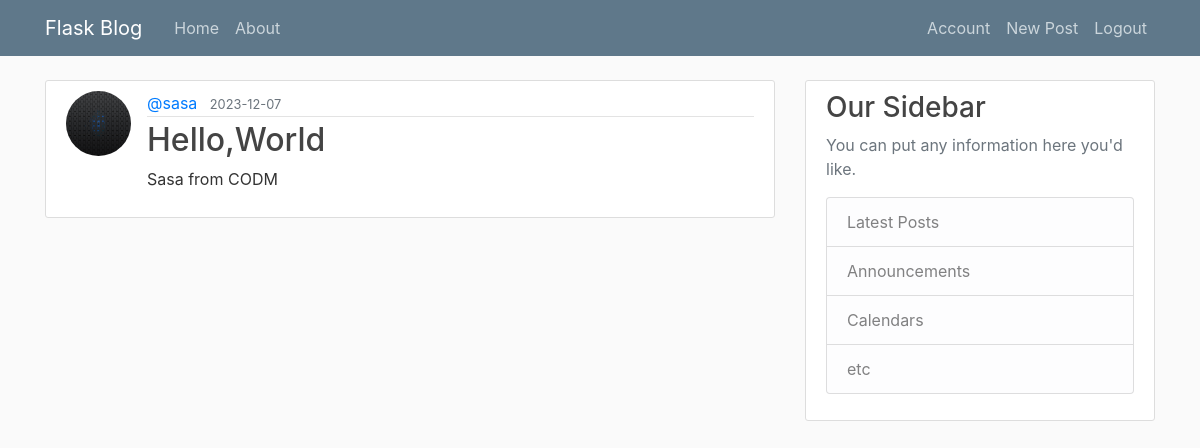
Page /post/29 (signed in) on the committed database.
### flaskblog/models.py (models this page shows, shortened)
class User(db.Model, UserMixin):
   id = db.Column(db.Integer, primary_key=True)
   username = db.Column(db.String(20), unique=True, nullable=False)
   email = db.Column(db.String(120), unique=True, nullable=False)
   password = db.Column(db.String(60), nullable=False)
   image_file = db.Column(
      db.String(120), nullable=False, default="default.jpg")
   posts = db.relationship('Post', backref="author", lazy=True)

class Post(db.Model):
   id = db.Column(db.Integer, primary_key=True)
   title = db.Column(db.String(100), nullable=False)
   date_posted = db.Column(db.DateTime,
                           nullable=False,
                           default=datetime.utcnow)
   content = db.Column(db.Text, nullable=False)
   user_id = db.Column(db.Integer, db.ForeignKey('user.id'), nullable=False)

### flaskblog/auth.py (the view)
@auth.route('/post/<int:post_id>')
@login_required
def post(post_id):
    post = Post.query.get_or_404(post_id)
    return render_template('post.html', title=post.title, post=post, user=current_user)

### flaskblog/templates/post.html (shortened to what this page needs)
<!DOCTYPE html>
{% extends 'layout.html' %}
{% block content %}
<article class="media content-section">
	<img src="{{ url_for('static',filename='img/' + post.author.image_file) }}" class="rounded-circle article-img">
	<div class="media-body">
		<div class="article-metadata" style="display :flex;justify-content:space-between;align-items:center">
			<div>
				<a class="mr-2" href="#">{{ post.author.username }}</a>
				<small class="text-muted">{{ post.date_posted.strftime('%Y-%m-%d') }}</small>
			</div>
		</div>
		<h2>
			<a class="article-title" href="#">{{ post.title }}</a>
		</h2>
		<p class="article-content">{{ post.content }}</p>
	</div>
</article>
{% endblock%}

### flaskblog/static/main.css (style rules this page uses)
body { background: #fafafa; color: #333333; margin-top: 5rem; }
h1, h2, h3, h4, h5, h6 { color: #444444; }
.content-section { background: #ffffff; padding: 10px 20px; border: 1px solid #dddddd; border-radius: 3px; margin-bottom: 20px; }
.article-title { color: #444444; }
.article-content { white-space: pre-line; }
.article-img { height: 65px; width: 65px; margin-right: 16px; }
.article-metadata { padding-bottom: 1px; margin-bottom: 4px; border-bottom: 1px solid #e3e3e3 }

### rows in the picture
User: image_file (placeholder picture), author.username "@sasa"
Post: date_posted "2023-12-07", title "Hello,World", content "Sasa from CODM"
